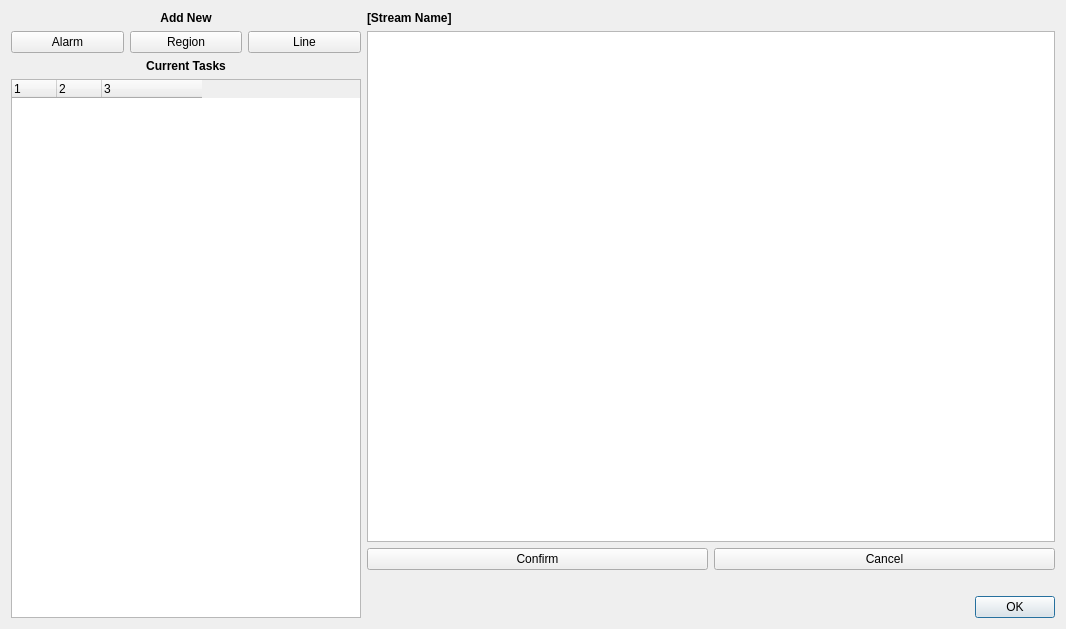
<?xml version="1.0" encoding="UTF-8"?>
<ui version="4.0">
 <class>TaskConfiguration</class>
 <widget class="QDialog" name="TaskConfiguration">
  <property name="geometry">
   <rect>
    <x>0</x>
    <y>0</y>
    <width>1066</width>
    <height>629</height>
   </rect>
  </property>
  <property name="windowTitle">
   <string>Task Configuration</string>
  </property>
  <layout class="QHBoxLayout" name="horizontalLayout" stretch="0,1">
   <item>
    <layout class="QVBoxLayout" name="sidebar_layout">
     <item>
      <widget class="QLabel" name="add_new_label">
       <property name="font">
        <font>
         <weight>75</weight>
         <bold>true</bold>
        </font>
       </property>
       <property name="text">
        <string>Add New</string>
       </property>
       <property name="alignment">
        <set>Qt::AlignCenter</set>
       </property>
      </widget>
     </item>
     <item>
      <layout class="QHBoxLayout" name="add_button_layout">
       <item>
        <widget class="QPushButton" name="alarm_button">
         <property name="text">
          <string>Alarm</string>
         </property>
        </widget>
       </item>
       <item>
        <widget class="QPushButton" name="region_button">
         <property name="text">
          <string>Region</string>
         </property>
        </widget>
       </item>
       <item>
        <widget class="QPushButton" name="line_button">
         <property name="text">
          <string>Line</string>
         </property>
        </widget>
       </item>
      </layout>
     </item>
     <item>
      <widget class="QLabel" name="current_tasks_label">
       <property name="sizePolicy">
        <sizepolicy hsizetype="Preferred" vsizetype="Preferred">
         <horstretch>0</horstretch>
         <verstretch>0</verstretch>
        </sizepolicy>
       </property>
       <property name="font">
        <font>
         <weight>75</weight>
         <bold>true</bold>
        </font>
       </property>
       <property name="text">
        <string>Current Tasks</string>
       </property>
       <property name="alignment">
        <set>Qt::AlignCenter</set>
       </property>
      </widget>
     </item>
     <item>
      <widget class="ZoneList" name="zone_list">
       <property name="sizePolicy">
        <sizepolicy hsizetype="Preferred" vsizetype="Expanding">
         <horstretch>0</horstretch>
         <verstretch>0</verstretch>
        </sizepolicy>
       </property>
       <property name="minimumSize">
        <size>
         <width>350</width>
         <height>0</height>
        </size>
       </property>
       <attribute name="headerDefaultSectionSize">
        <number>45</number>
       </attribute>
       <attribute name="headerMinimumSectionSize">
        <number>0</number>
       </attribute>
       <attribute name="headerStretchLastSection">
        <bool>false</bool>
       </attribute>
       <column>
        <property name="text">
         <string notr="true">1</string>
        </property>
       </column>
       <column>
        <property name="text">
         <string notr="true">2</string>
        </property>
       </column>
       <column>
        <property name="text">
         <string notr="true">3</string>
        </property>
       </column>
      </widget>
     </item>
    </layout>
   </item>
   <item>
    <layout class="QVBoxLayout" name="video_layout">
     <item>
      <widget class="QLabel" name="stream_name_label">
       <property name="sizePolicy">
        <sizepolicy hsizetype="Preferred" vsizetype="Maximum">
         <horstretch>0</horstretch>
         <verstretch>0</verstretch>
        </sizepolicy>
       </property>
       <property name="font">
        <font>
         <weight>75</weight>
         <bold>true</bold>
        </font>
       </property>
       <property name="text">
        <string>[Stream Name]</string>
       </property>
      </widget>
     </item>
     <item>
      <widget class="VideoTaskConfig" name="video_task_config">
       <property name="alignment">
        <set>Qt::AlignBottom|Qt::AlignHCenter</set>
       </property>
      </widget>
     </item>
     <item>
      <layout class="QHBoxLayout" name="op_button_layout">
       <property name="topMargin">
        <number>0</number>
       </property>
       <item>
        <widget class="QPushButton" name="confirm_op_button">
         <property name="text">
          <string>Confirm</string>
         </property>
        </widget>
       </item>
       <item>
        <widget class="QPushButton" name="cancel_op_button">
         <property name="text">
          <string>Cancel</string>
         </property>
        </widget>
       </item>
      </layout>
     </item>
     <item>
      <widget class="QLabel" name="instruction_label">
       <property name="sizePolicy">
        <sizepolicy hsizetype="Expanding" vsizetype="Preferred">
         <horstretch>0</horstretch>
         <verstretch>0</verstretch>
        </sizepolicy>
       </property>
       <property name="text">
        <string/>
       </property>
      </widget>
     </item>
     <item>
      <layout class="QHBoxLayout" name="horizontalLayout_2">
       <item>
        <spacer name="horizontalSpacer">
         <property name="orientation">
          <enum>Qt::Horizontal</enum>
         </property>
         <property name="sizeHint" stdset="0">
          <size>
           <width>40</width>
           <height>20</height>
          </size>
         </property>
        </spacer>
       </item>
       <item>
        <widget class="QDialogButtonBox" name="dialog_button_box">
         <property name="sizePolicy">
          <sizepolicy hsizetype="Fixed" vsizetype="Fixed">
           <horstretch>0</horstretch>
           <verstretch>0</verstretch>
          </sizepolicy>
         </property>
         <property name="standardButtons">
          <set>QDialogButtonBox::Ok</set>
         </property>
        </widget>
       </item>
      </layout>
     </item>
    </layout>
   </item>
  </layout>
 </widget>
 <customwidgets>
  <customwidget>
   <class>VideoTaskConfig</class>
   <extends>QGraphicsView</extends>
   <header>brainframe.client.ui.dialogs.task_configuration.video_task_config.video_task_config</header>
  </customwidget>
  <customwidget>
   <class>ZoneList</class>
   <extends>QTreeWidget</extends>
   <header>brainframe.client.ui.dialogs.task_configuration.zone_list.zone_list</header>
  </customwidget>
 </customwidgets>
 <resources/>
 <connections>
  <connection>
   <sender>alarm_button</sender>
   <signal>clicked()</signal>
   <receiver>TaskConfiguration</receiver>
   <slot>new_alarm()</slot>
   <hints>
    <hint type="sourcelabel">
     <x>53</x>
     <y>48</y>
    </hint>
    <hint type="destinationlabel">
     <x>421</x>
     <y>251</y>
    </hint>
   </hints>
  </connection>
  <connection>
   <sender>region_button</sender>
   <signal>clicked()</signal>
   <receiver>TaskConfiguration</receiver>
   <slot>new_region()</slot>
   <hints>
    <hint type="sourcelabel">
     <x>144</x>
     <y>48</y>
    </hint>
    <hint type="destinationlabel">
     <x>421</x>
     <y>251</y>
    </hint>
   </hints>
  </connection>
  <connection>
   <sender>line_button</sender>
   <signal>clicked()</signal>
   <receiver>TaskConfiguration</receiver>
   <slot>new_line()</slot>
   <hints>
    <hint type="sourcelabel">
     <x>235</x>
     <y>48</y>
    </hint>
    <hint type="destinationlabel">
     <x>421</x>
     <y>251</y>
    </hint>
   </hints>
  </connection>
  <connection>
   <sender>confirm_op_button</sender>
   <signal>clicked()</signal>
   <receiver>TaskConfiguration</receiver>
   <slot>new_region_confirmed()</slot>
   <hints>
    <hint type="sourcelabel">
     <x>555</x>
     <y>342</y>
    </hint>
    <hint type="destinationlabel">
     <x>434</x>
     <y>7</y>
    </hint>
   </hints>
  </connection>
  <connection>
   <sender>video_task_config</sender>
   <signal>polygon_is_valid_signal(bool)</signal>
   <receiver>TaskConfiguration</receiver>
   <slot>enable_confirm_op_button(bool)</slot>
   <hints>
    <hint type="sourcelabel">
     <x>629</x>
     <y>196</y>
    </hint>
    <hint type="destinationlabel">
     <x>372</x>
     <y>441</y>
    </hint>
   </hints>
  </connection>
  <connection>
   <sender>dialog_button_box</sender>
   <signal>accepted()</signal>
   <receiver>TaskConfiguration</receiver>
   <slot>accept()</slot>
   <hints>
    <hint type="sourcelabel">
     <x>831</x>
     <y>457</y>
    </hint>
    <hint type="destinationlabel">
     <x>157</x>
     <y>274</y>
    </hint>
   </hints>
  </connection>
  <connection>
   <sender>dialog_button_box</sender>
   <signal>rejected()</signal>
   <receiver>TaskConfiguration</receiver>
   <slot>reject()</slot>
   <hints>
    <hint type="sourcelabel">
     <x>831</x>
     <y>457</y>
    </hint>
    <hint type="destinationlabel">
     <x>286</x>
     <y>274</y>
    </hint>
   </hints>
  </connection>
 </connections>
 <slots>
  <slot>new_alarm()</slot>
  <slot>new_region()</slot>
  <slot>new_line()</slot>
  <slot>new_region_confirmed()</slot>
  <slot>new_region_canceled(int)</slot>
  <slot>enable_confirm_op_button(bool)</slot>
 </slots>
</ui>
